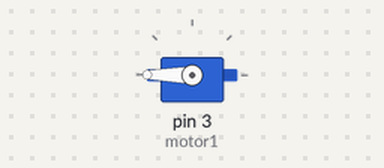
This sketch was run on a simulated Arduino Uno, built with avr-gcc and run on an emulated ATmega328P. Shown: servo. What the sketch prints to the serial monitor is not drawn.

Above: at 0.05 s.
Timing chart, 0 to 3.2 s (numbered marks = the images above):
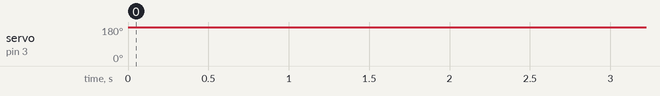

Measured:
- by itself, servo on pin 3 (motor1): 180° → 103° at 4.0 s, → 77° 0.70 s later, → 104° 0.70 s later, → 76° 0.70 s later, … (52 changes in this stretch)

The sketch:

servo_motor.ino
```cpp
#include <Servo.h>

Servo motor1;
Servo motor2;

int totalExec = 0;

void setup()
{
 motor1.attach(3);

 Serial.begin(19200);
}
void loop()
{
    int cont, aux;

    int regServo1 = 13;

    int posIni1 = 90;

    if(totalExec==1 || totalExec==0) {

      motor1.write(270+regServo1);
//      motor1.write(0+regServo1);
      delay(4000);

      leftRightServo(posIni1, regServo1);

//      backAndForth(180+regServo1, 90+regServo1);
//      backAndForth(0+regServo1, 90+regServo1);

      if(totalExec==1){ totalExec++; }

    }
}

void leftRightServo(int posIni1, int regServo1) {


  for(int aux=0; (posIni1+aux)<=180; aux+=1) {

    // imprime posição
    Serial.print("POS: ");
    Serial.print((posIni1+regServo1)+aux);
    Serial.print(" - ");

    motor1.write((posIni1+regServo1)+aux);
    delay(700);

    // imprime posição
    Serial.print((posIni1-regServo1)-aux);
    Serial.println();

    motor1.write((posIni1-regServo1)-aux);
    delay(700);
  }
  Serial.println("Fim...\n\n");
  delay(2000);
}

void backAndForth(int go, int back) {

  motor1.write(go);
  delay(700);
  motor1.write(go);
  delay(1000);

}
```
